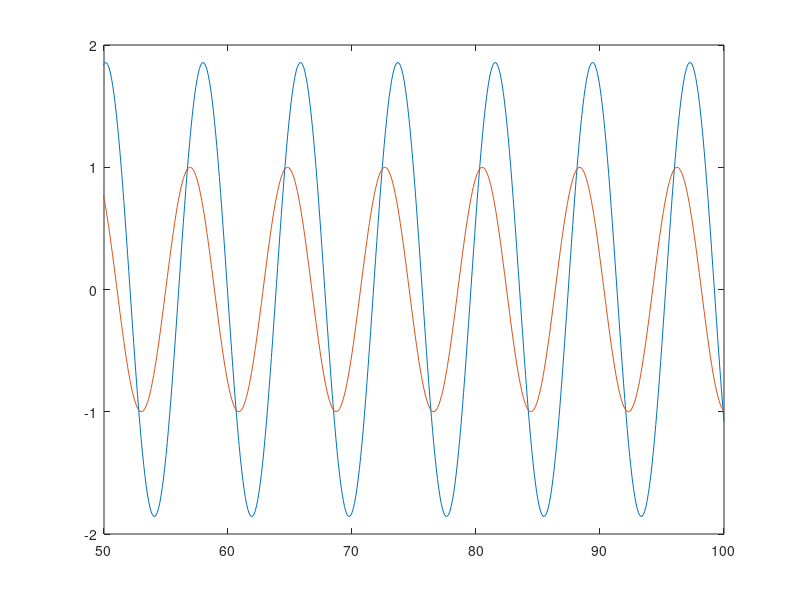

Recreate this plot in MATLAB.
w = 0.8;
num = 1;
den = [1 0.5 1];
sys = tf(num,den);
t = 0:0.1:100;
u = sin(w*t);
[y,t] = lsim(sys,u,t);
plot(t,y,t,u)
axis([50,100,-2,2])